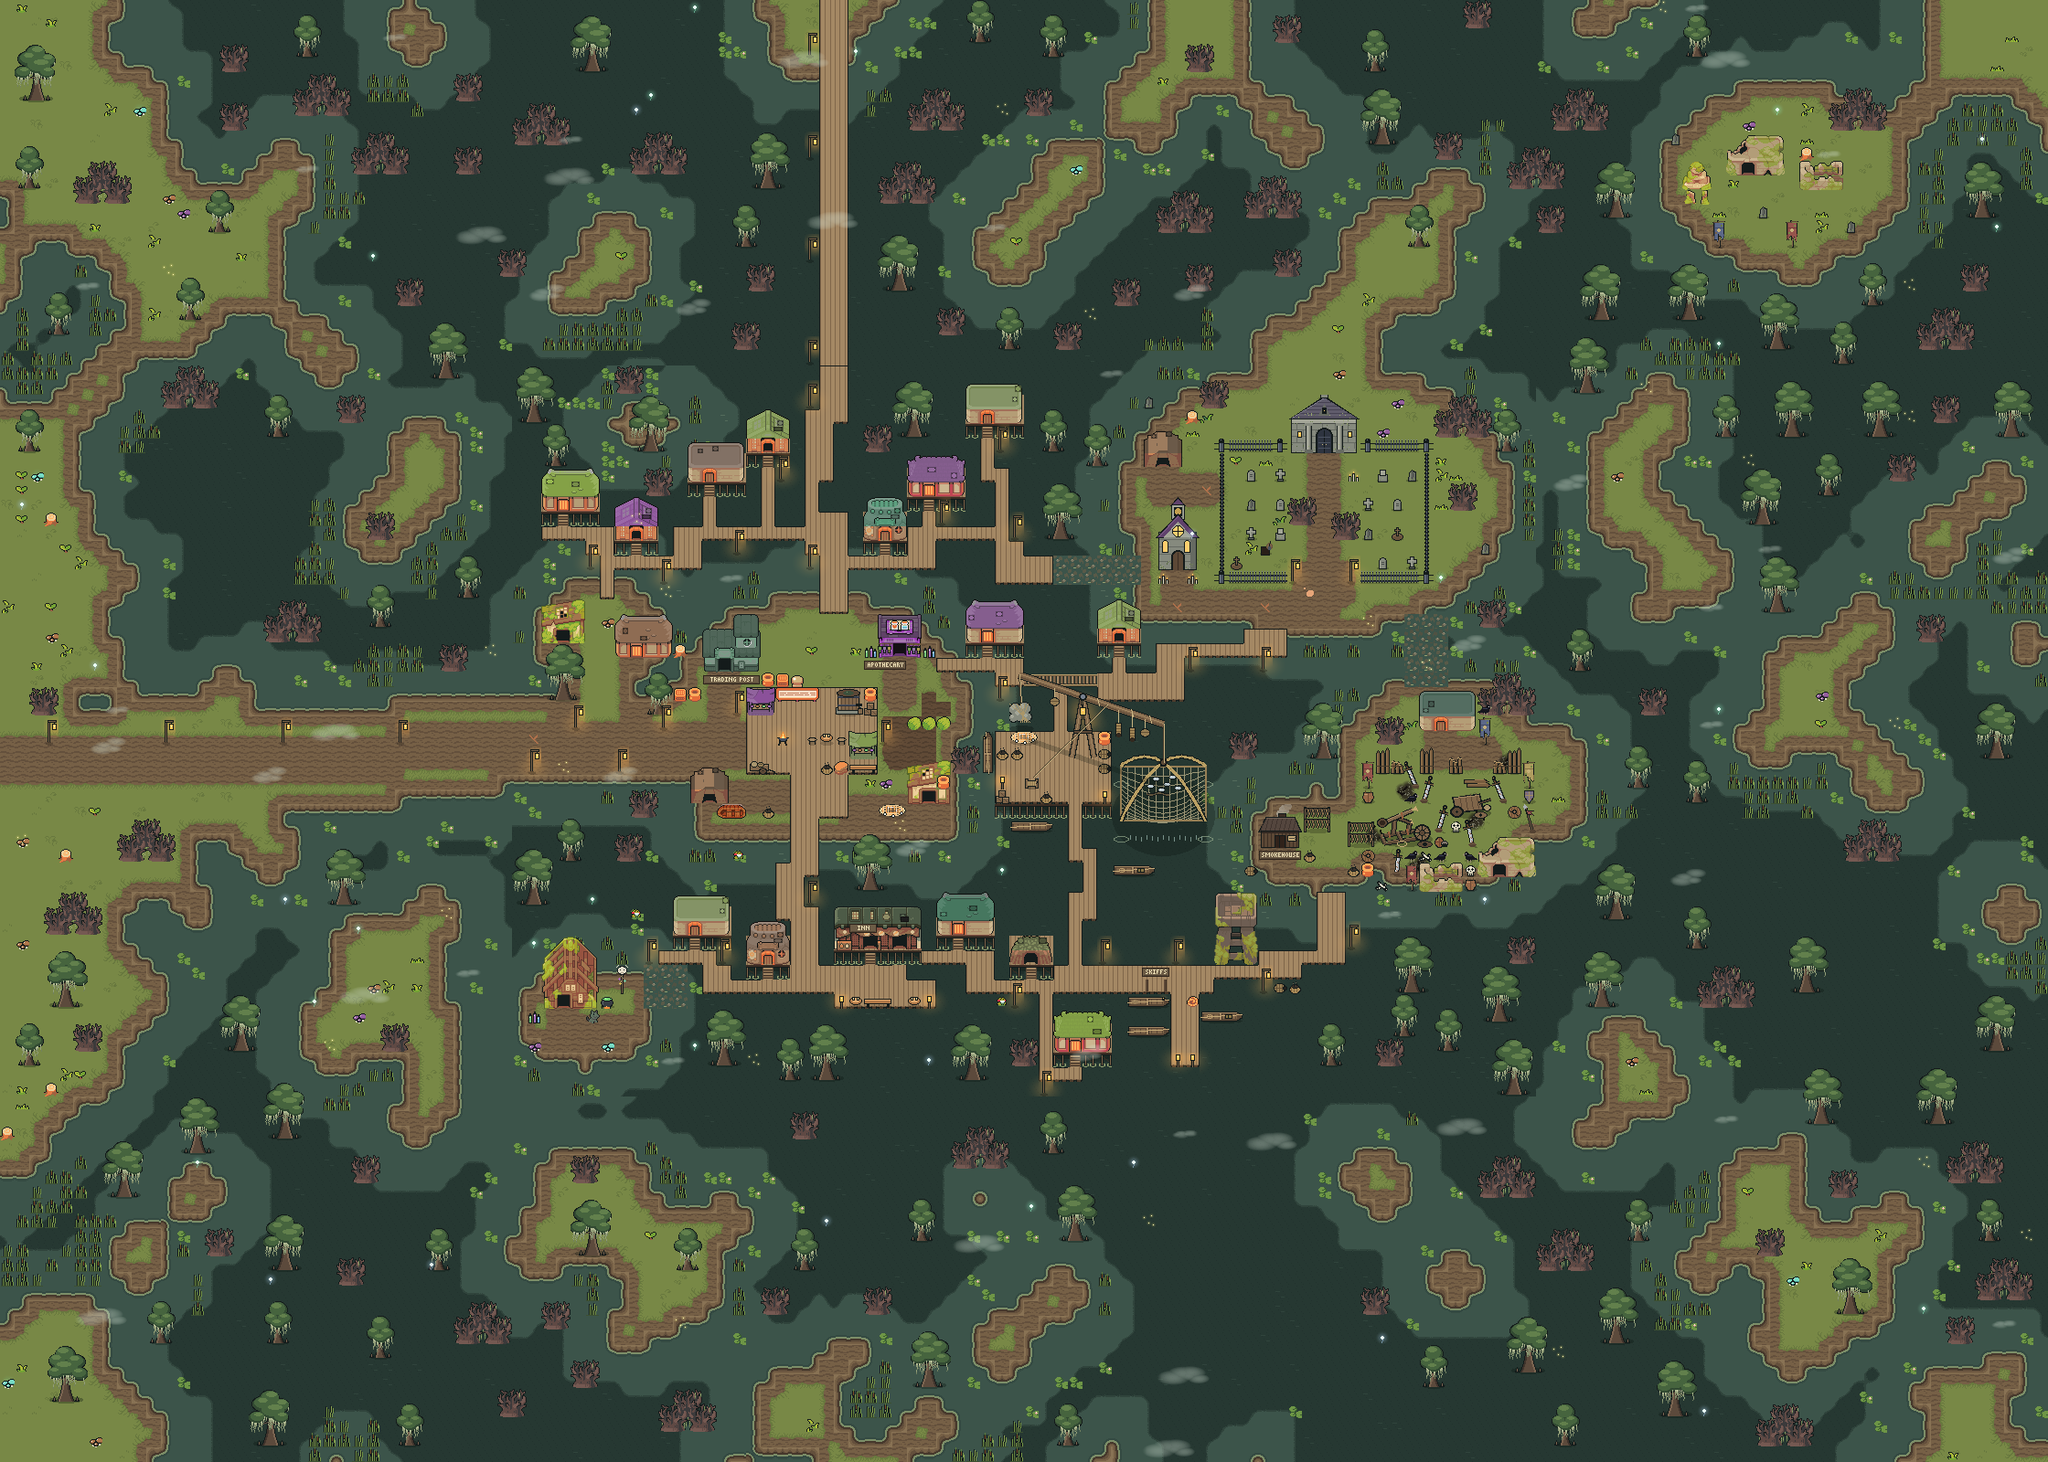

Below is a game level as drawn by its tile map, then a one-line description and the .tmx that defines it (tile-layer data replaced by summaries):
An orthogonal 140x100 tile map with 16x16 px tiles, 4 tile layers (Background, Ground, Foreground, AboveSprites), 8 tilesets.

<map version="1.10" tiledversion="1.10.1" orientation="orthogonal" renderorder="right-down" width="140" height="100" tilewidth="16" tileheight="16" infinite="0" nextlayerid="5" nextobjectid="1">
 <tileset firstgid="1" source="tileset/ninja/ninja_SwampFloor.tsx" />
 <tileset firstgid="573" source="tileset/ninja/ninja_SwampWater.tsx" />
 <tileset firstgid="1049" source="tileset/ninja/ninja_TilesetNature.tsx" />
 <tileset firstgid="1553" source="tileset/ninja/ninja_TilesetHouse.tsx" />
 <tileset firstgid="2312" source="tileset/ninja/ninja_TilesetElement.tsx" />
 <tileset firstgid="2552" source="tileset/ninja/ninja_TilesetFloorDetail.tsx" />
 <tileset firstgid="2632" source="tileset/ninja/ninja_TilesetVillageAbandoned.tsx" />
 <tileset firstgid="2872" source="tileset/ninja/ninja_SwampExtras.tsx" />
 <layer id="1" name="Background" width="140" height="100">
  <data>[14000 cells, 14000 non-empty, 103 distinct tile ids]</data>
 </layer>
 <layer id="2" name="Ground" width="140" height="100">
  <data>[14000 cells, 1024 non-empty, 48 distinct tile ids]</data>
 </layer>
 <layer id="3" name="Foreground" width="140" height="100">
  <data>[14000 cells, 983 non-empty, 316 distinct tile ids]</data>
 </layer>
 <layer id="4" name="AboveSprites" width="140" height="100">
  <data>[14000 cells, 1733 non-empty, 416 distinct tile ids]</data>
 </layer>
</map>
